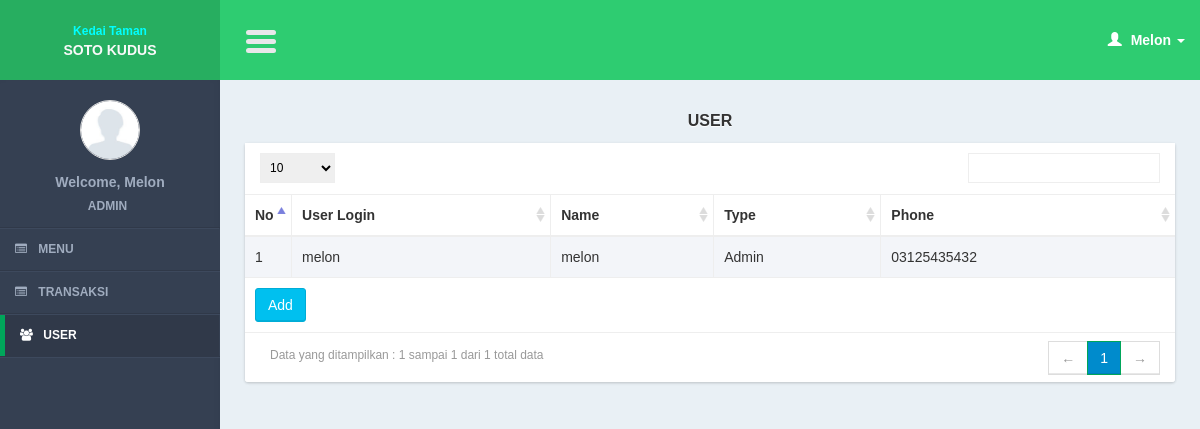
The page /controllers/user.php (signed in) on the database its author committed.
### tables this page shows
CREATE TABLE IF NOT EXISTS `users` (
`user_id` int(11) NOT NULL,
  `user_type_id` int(11) DEFAULT NULL,
  `user_login` varchar(100) DEFAULT NULL,
  `user_password` varchar(100) DEFAULT NULL,
  `user_name` varchar(100) DEFAULT NULL,
  `user_code` varchar(100) DEFAULT NULL,
  `user_phone` varchar(100) DEFAULT NULL,
  `user_img` text NOT NULL,
  `user_active_status` int(11) NOT NULL
);

### models/user_model.php (called while the page is built, shortened)
<?php
function select(){
	$query = mysql_query("select * from users");
	return $query;
}
?>

### views/user/list.php (the view, shortened to what this page needs)
     <section class="content">
         <div class="row">
             <div class="col-xs-12">
                  <div class="title_page"> <?= $title ?></div>
                 <div class="box">
                     <div class="box-body2 table-responsive">
                         <table id="example1" class="table table-bordered table-striped">
                             <thead>
                                 <tr>
                                 <th width="5%">No</th>
                                     <th>User Login</th>
                                     <th>Name</th>
                                       <th>Type</th>
                                        <th>Phone</th>
                                 </tr>
                             </thead>
                             <tbody>
                                 <?php
                                $no = 1;
                                 while($row = mysql_fetch_array($query)){
                                 ?>
                                 <tr>
                                 <td><?= $no?></td>
                                    <td><?= $row['user_login']?></td>
                                     <td><?= $row['user_name']?></td>
                                     <?php
	$user_type = array('','Admin',"Non Admin");
                                     ?>
                                     <td><?= $user_type[$row['user_type_id']]?></td>
                                      <td><?= $row['user_phone']?></td>
                                 </tr>
                                 <?php
$no++;
                                 }
                                 ?>
                             </tbody>
                               <tfoot>
                                 <tr>
                                     <td colspan="10"><a href="<?= $add_button ?>" class="btn btn-info " >Add</a></td>
                                 </tr>
                             </tfoot>
                         </table>
                     </div>
                 </div>
             </div>
         </div>
     </section>

### css/AdminLTE.css (style rules this page uses)
html { font-family: 'Source Sans Pro', sans-serif; -webkit-font-smoothing: antialiased; min-height: 100%; background: #E9F0F5; }
body { font-family: 'Source Sans Pro', sans-serif; -webkit-font-smoothing: antialiased; min-height: 100%; background: #E9F0F5; }
a { color: #3c8dbc; }
.content { padding: 30px 10px; }
.table-striped > tbody > tr:nth-child(odd), .table-striped > tbody > tr:nth-child(odd) { background:#F3F5F9; }
.box { position: relative; margin-bottom: 20px; -webkit-border-radius: 3px; -moz-border-radius: 3px; border-radius: 3px !important; width: 100%; background:#fff; box-shadow: 0 1px 3px rgba(0, 0, 0, 0.1); }
.box .box-body2 { background:#fff; -webkit-border-top-left-radius: 0; -webkit-border-top-right-radius: 0; -webkit-border-bottom-right-radius: 3px; -webkit-border-bottom-left-radius: 3px; -moz-border-radius-topleft: 0; -moz-border-radius-topright: 0; -moz-border-radius-bottomright: 3px; -moz-border-radius-bottomleft: 3px; border-top-left-radius: 0; border-top-right-radius: 0; border-bottom-right-radius: 3px; border-bottom-left-radius: 3px; box-shadow: 0 1px 3px rgba(0, 0, 0, 0.1); }
.btn { font-weight: 500; -webkit-border-radius: 3px; -moz-border-radius: 3px; border-radius: 3px; border: 1px solid transparent; -webkit-box-shadow: inset 0px -2px 0px 0px rgba(0, 0, 0, 0.09); -moz-box-shadow: inset 0px -2px 0px 0px rgba(0, 0, 0, 0.09); box-shadow: inset 0px -1px 0px 0px rgba(0, 0, 0, 0.09); }
.btn.btn-info { background-color: #00c0ef; border-color: #00acd6; }
.title_page { font-size:medium; text-align:center; font-weight:bold; margin-bottom:10px; text-shadow: 0 1px 1px #ffffff; text-transform:uppercase; }

### rows shown on the page
users: user_login "melon", user_name "melon", user_type "Admin", user_phone "03125435432"

### other values the page prints
$user_data[0] "Melon"
$user_data[1] "ADMIN"
$title "USER"
